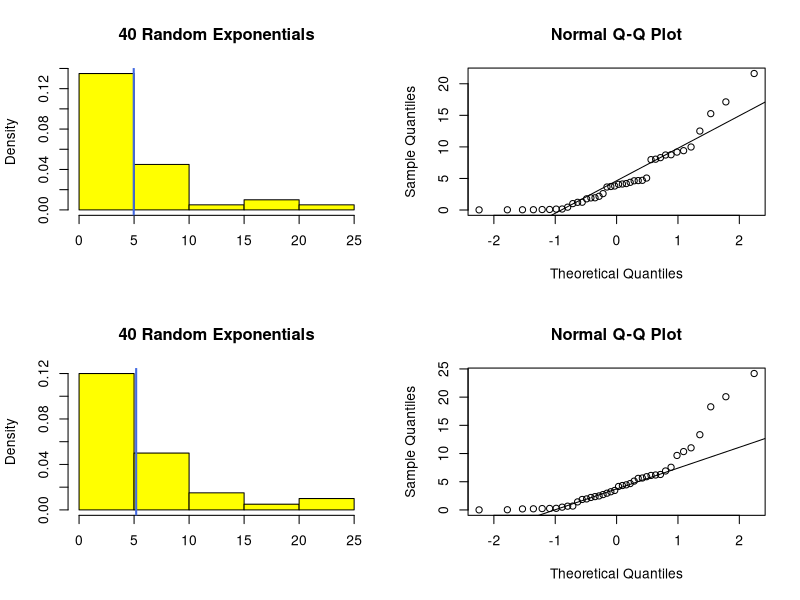
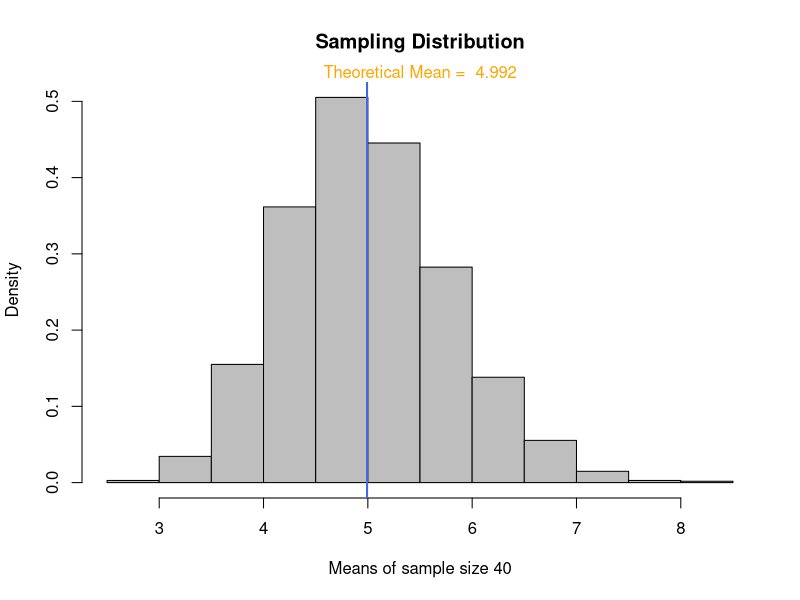
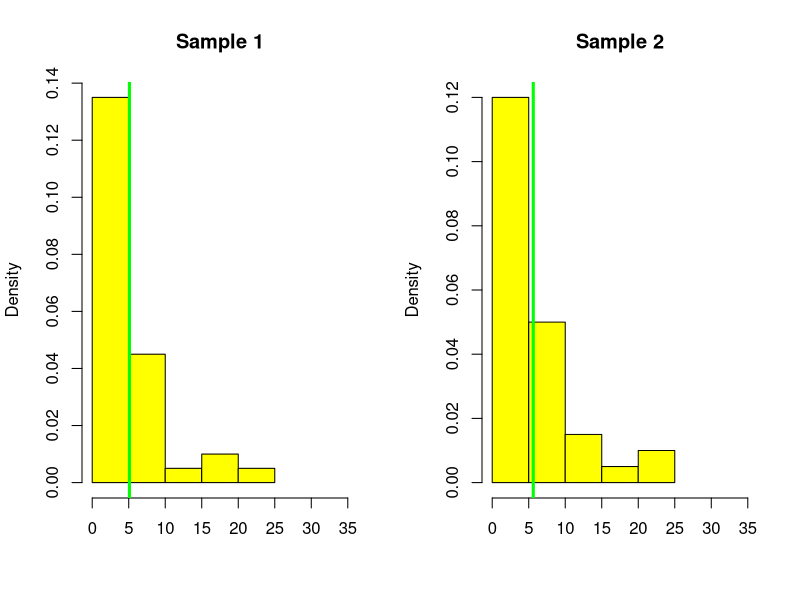
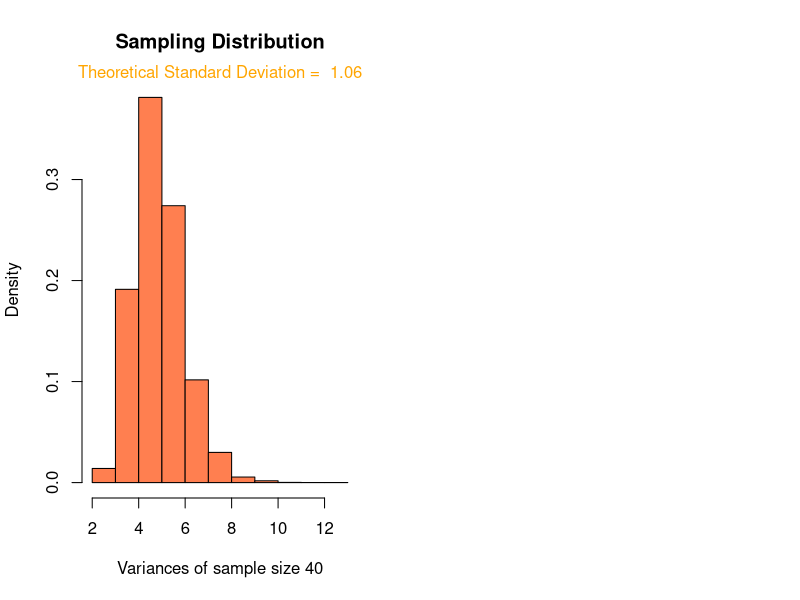

Reproduce these figures in R, in order.
## ---- chunk 1
knitr::opts_chunk$set(fig.path='figures/')
## ---- chunk 2
set.seed(1234)
## ---- chunk 3
lambda <- 0.2
n <- 40
sample1 <- rexp(n, lambda)
## ---- chunk 4
set.seed(9898)
sample2 <- rexp(n, lambda)
## ---- chunk 5
sample1_mean = mean(sample1)
sample2_mean = mean(sample2)
Sample <- c("Sample 1", "Sample 2")
Mean <- c(round(sample1_mean, 2), round(sample2_mean, 2))
theTable <- data.frame(Sample, Mean)
rownames(theTable) <- NULL
knitr::kable(theTable)
## ---- chunk 6
original_par <- par(no.readonly = TRUE)
par(mfrow=c(2,2))
title <- "40 Random Exponentials"
hist(sample1, prob = TRUE, col = "yellow", border = "black", xlab = "", main = title)
abline(v = mean(sample1), col = "royalblue", lwd = 2)
qqnorm(sample1);qqline(sample1)
hist(sample2, prob = TRUE, col = "yellow", border = "black", xlab = "", main = title)
abline(v = mean(sample2), col = "royalblue", lwd = 2)
qqnorm(sample2);qqline(sample2)
par(original_par)
## ---- chunk 7
main.title <- "Sampling Distribution"
xbar <- NULL
ul <- 10000
for (i in 1:ul) {xbar <- c(xbar, mean(rexp(n, lambda) ) ) }
hist(xbar, prob = TRUE, xlab = "Means of sample size 40", main = main.title, col = "grey")
abline(v = mean(xbar), col = "royalblue", lwd = 2)
mtext(paste("Theoretical Mean = ", round(mean(xbar), 3)), col = "orange")
## ---- chunk 8
sample1_var <- var(sample1)
sample1_sd <- sd(sample1)
sample2_var <- var(sample2)
sample2_sd <- sd(sample2)
Sample <- c("Sample 1", "Sample 2")
Variance <- c(round(sample1_var, 2), round(sample2_var, 2))
StdDev <- c(round(sample1_sd, 2), round(sample2_sd, 2))
theTable <- data.frame(Sample, Variance, StdDev)
rownames(theTable) <- NULL
knitr::kable(theTable)
## ---- chunk 9
original_par <- par(no.readonly = TRUE)
par(mfrow=c(1,2))
title1 <- "Sample 1"; title2 <- "Sample 2"
hist(sample1, prob = TRUE, col = "yellow", xlim = c(0, 35), xlab = "", main = title1)
abline(v = sd(sample1), col = "green", lwd = 3)
hist(sample2, prob = TRUE, col = "yellow", xlim = c(0, 35), xlab = "", main = title2)
abline(v = sd(sample2), col = "green", lwd = 3)
## ---- chunk 10
x_label = "Variances of sample size 40"
main_title = "Sampling Distribution"
variances <- NULL
ul <- 10000
for (i in 1:ul) {variances <- c(variances, sd(rexp(n, lambda) ) ) }
hist(variances, prob = TRUE, xlab = x_label, main = main_title, col = "coral")
mtext(paste("Theoretical Standard Deviation = ", round(sd(variances), 3)), col = "orange")
